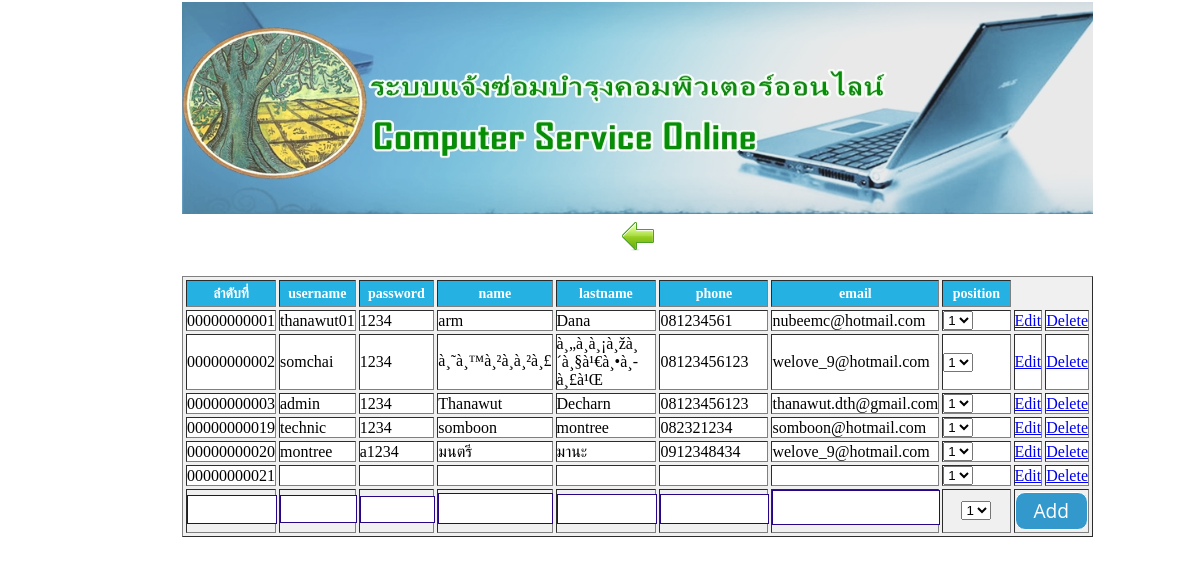
/Admin/Admin_Technic.php, run on the app's committed database.
### tables this page shows
CREATE TABLE `admin_db` (
  `admin_id` int(11) unsigned zerofill NOT NULL auto_increment,
  `username` varchar(100) NOT NULL,
  `password` varchar(100) NOT NULL,
  `name` varchar(100) NOT NULL,
  `lastname` varchar(100) NOT NULL,
  `phone` varchar(50) NOT NULL,
  `email` varchar(100) NOT NULL,
  `position` int(5) NOT NULL,
  PRIMARY KEY  (`admin_id`)
);

### Admin/Admin_Technic.php (the view, shortened to what this page needs)
<!doctype html>
<html>
<head>
<link href="../css/login.css" rel="stylesheet" type="text/css" />
</head>
<body topmargin="0">
<table width="200" border="0" align="center">
  <tbody>
    <tr>
      <th colspan="2" scope="col"><img src="../Image/header2.jpg" width="911" height="212" alt=""/></th>
    </tr>
    <tr>
      <td align="center" valign="top"><a href="/project2/Admin/adminlogin.php"><img src="/project2/Image/icon left bar/Back.png" width="32" height="32" alt=""/></a></td>
    </tr>
    <tr>
      <td width="657" rowspan="9" align="center" valign="top">
            <?
$strSQL = "SELECT * FROM admin_db";
$objQuery = mysql_query($strSQL) or die ("Error Query [".$strSQL."]");
?>
          <p>&nbsp; </p>
        <div id="tarang"  align="center">
  <form  name="frm" method="post" action="<?=$_SERVER["PHP_SELF"];?>">
        <table width="100%" border="1" cellspacing="3">
      <tbody>
        <tr align="center" bgcolor="#25B1E1" style="color: #FFFFFF; font-size: 14px;">
          <td width="29" height="25"><strong>ลำดับที่</strong></td>
          <td><strong>username</strong></td>
          <td><strong>password</strong></td>
          <td><strong>name</strong></td>
          <td><strong>lastname</strong></td>
          <td><strong>phone</strong></td>
          <td><strong>email</strong></td>
          <td><strong>position</strong></td>
        </tr>
        </tbody>
<?
while($objResult = mysql_fetch_array($objQuery))
{
?>
  <?
 if($objResult["admin_id"] == $_GET["FixID"] and $_GET["Action"] == "Edit")
 {
  ?>
  <tr>
    <td><div align="center">
  <input type="text" name="fixid" size="5" value="<? echo $objResult["admin_id"];?>">
  <input type="hidden" name="hdnEditfixid"  value="<? echo $objResult["admin_id"];?>">
 </div></td>
    <td><input type="text" name="username"  value="<? echo $objResult["username"];?>"></td>
    <td><input type="text" name="password"  value="<? echo $objResult["password"];?>"></td>
    <td><div align="center"><input type="text" name="name" size="2" value="<? echo $objResult["name"];?>"></div></td>
    <td align="right"><input type="text" name="lastname" value="<? echo $objResult["lastname"];?>"></td>
    <td align="right"><input type="text" name="phone" size="5" value="<? echo $objResult["phone"];?>"></td>
     <td align="right"><input type="text" name="email" size="5" value="<? echo $objResult["email"];?>"></td>
      <td align="right"><select name="position" >
            <option>1</option>
            <option>2</option>
          </select></td>
    <td colspan="2" align="right">
    <div align="center">
      <input name="btnAdd" type="button" id="btnUpdate" value="Update" OnClick="frm.hdnCmd.value='Update';frm.submit();">
   <input name="btnAdd" type="button" id="btnCancel" value="Cancel" OnClick="window.location='<?=$_SERVER["PHP_SELF"];?>';">
    </div></td>
  </tr>
  <?
 }
  else
 {
  ?>
  <tr bgcolor="#FFFFFF">
          <td width="63"><? echo $objResult["admin_id"];?></td>
          <td width="63"><? echo $objResult["username"];?></td>
          <td width="94"><? echo $objResult["password"];?></td>
          <td width="105"><? echo $objResult["name"];?></td>
          <td width="120"><? echo $objResult["lastname"];?></td>
          <td width="130"><? echo $objResult["phone"];?></td>
          <td width="89"><? echo $objResult["email"];?></td>
      	 <td width="89"><select name="position" >
            <option>1</option>
          </select></td>
    <td align="center"><a href="<?=$_SERVER["PHP_SELF"];?>?Action=Edit&FixID=<?=$objResult["admin_id"];?>">Edit</a></td>
 <td align="center"><a href="JavaScript:if(confirm('Confirm Delete?')==true){window.location='<?=$_SERVER["PHP_SELF"];?>?Action=Del&FixID=<?=$objResult["admin_id"];?>';}">Delete</a></td>
  </tr>
  <?
 }
  ?>
<?
}
?>
  <tr>
    <td><div align="center"><input type="text" name="admin_id" size="5"></div></td>
    <td><input type="text" name="username" ></td>
    <td><input type="text" name="password" size="20"></td>
    <td align="right"><input type="text" name="name" ></td>
    <td align="right"><input type="text" name="lastname" ></td>
    <td align="right"><input type="text" name="phone" ></td>
     <td align="right"><input type="text" name="email" ></td>
       <td align="center"><select name="position" >
         <option>1</option>
       </select></td>
    <td colspan="2" align="right"><div align="center">
      <input name="btnAdd" type="button" id="btnAdd" value="Add" OnClick="frm.hdnCmd.value='Add';frm.submit();">
    </div></td>
  </tr>
</table>
</form>
</div></td></tr>
</table>
<p>&nbsp;</p>
<p>&nbsp;</p>
</body>
</html>

### css/login.css (style rules this page uses)
* { margin:0;padding:0; }
body { background-image: url(); background-repeat: repeat-x; background-attachment:fixed; background-color: #FFFFFF; position: absolute; left: 15%; }
form { background:#f0f0f0; }
input[type="Text"],input[type="password"] { width:92%; background:#fff; margin-bottom:4%; border:1px solid #260586; padding:4%; font-family:'Open Sans',sans-serif; font-size:95%; color:#555; }
input[type="button"],input[type="submit"] { width:100%; background:#3399cc; border:thin solid #FFFFFF; border-radius:10px; padding:6%; font-family:'Open Sans',sans-serif; font-size:120%; color:#fff; cursor:pointer; transition:background .3s; -webkit-transition:background .3s; }

### data on the page
admin_db: admin_id "00000000001", username "thanawut01", password "1234", name "arm", lastname "Dana", phone "081234561", email "nubeemc@hotmail.com"
admin_db: admin_id "00000000002", username "somchai", password "1234", name "à¸˜à¸™à¸²à¸à¸²à¸£", lastname "à¸„à¸­à¸¡à¸žà¸´à¸§à¹€à¸•à¸­à¸£à¹Œ", phone "08123456123", email "welove_9@hotmail.com"
admin_db: admin_id "00000000003", username "admin", password "1234", name "Thanawut", lastname "Decharn", phone "08123456123", email "thanawut.dth@gmail.com"
admin_db: admin_id "00000000019", username "technic", password "1234", name "somboon", lastname "montree", phone "082321234", email "somboon@hotmail.com"
admin_db: admin_id "00000000020", username "montree", password "a1234", name "มนตรี", lastname "มานะ", phone "0912348434", email "welove_9@hotmail.com"
admin_db: admin_id "00000000021"
